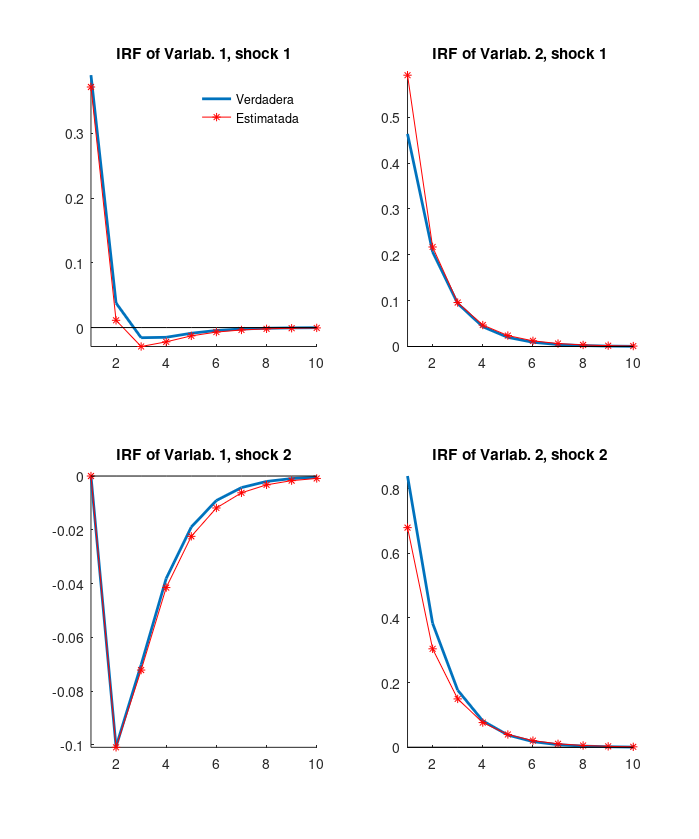

Write the MATLAB code that produced this figure.
%--------------------------------------------------------------------------
% Simulación de series y luego estimación del modelo VAR estructural
% Propósito: Este programa está hecho para mostrar a los alumnos de MC3 en 
%            la Universidad de Chile, como simular series (DGP) para 
%            estimar un VAR(1). Luego a partir de estas series simuladas, 
%            se estima el proceso de forma reducida y se calculan las IRF 
%            del DGP y del proceso estimado
%--------------------------------------------------------------------------

clc
clear
close all

%% Creando el DGP

% Largo del periodo
T = 150;
% Numero de variables
k = 2;  

% Parametros de la forma estructural (Si el proceso es triangular)
B       = [2.5, 0; -1.19, 1]; 
% Si quiere simular un proceso donde la matriz B es no triangular, puede
% usar la siguiente B
% B     = [1, -5.12; 2.19, 1]; % 
Phi_1   = [0.6, -0.3; -0.3, 0.6];

% Los parametros de la forma reducida serian:
inv_B   = B^(-1);
A_uno   = inv_B*Phi_1;

% Verificar si el proceso es estacionario
[V, C] = eig(A_uno);
eigenvalues = max(C); 
dominant_root = max(max(abs(C)))
assert( abs(dominant_root) <1) 

% Simulando shocks estructurales
% Fijando la semilla
randn('seed',0)                  
% Shocks ortogonales
varepsilon = mvnrnd(zeros(k,1),eye(k),T)'; 

% Los chocks de forma reducida
u = inv_B*varepsilon; 

% Generando los datos. Con punto de partida cero
Y = zeros(k,T); 
Y(:,1) =  u(:,1);
for t=2:T
    Y(:,t) = A_uno*Y(:,t-1) + u(:,t);
end

%% Calculando las verdaderas IRF a partir del DGP

T_irf    = 10;
IRF_true = zeros(2*k,T_irf);

epsilon1 = 1*std(varepsilon(1,:));
epsilon2 = 1*std(varepsilon(2,:));

v = inv_B*[epsilon1; 0];  
IRF_true(1:2,1) = v;
for t = 2:T_irf
    IRF_true(1:2,t) = A_uno*IRF_true(1:2,t-1);
end

v = inv_B*[0; epsilon2];  
IRF_true(3:4,1) = v;
for t = 2:T_irf
    IRF_true(3:4,t) = A_uno*IRF_true(3:4,t-1);
end

%% Estimando las IRF

X = Y(:,1:T-1)'; 
y = Y(:,2:T)';

% estimacion
A_uno_hat = (X'*X)^(-1)*X'*y;
Sigma_hat = (y-X*A_uno_hat)'*(y-X*A_uno_hat)/T

A_uno_hat = A_uno_hat';
A_uno_hat
A_uno

Sigma_hat
Sigma = inv_B*inv_B'

inv_B_hat = chol(Sigma_hat)'
inv_B_hat
inv_B

% IRFs
IRF_hat = zeros(2*k,T_irf);
T_irf    = 10;
v = inv_B_hat*[epsilon1; 0];  
IRF_hat(1:2,1) = v;
for t = 2:T_irf
    IRF_hat(1:2,t) = A_uno_hat*IRF_hat(1:2,t-1);
end

v = inv_B_hat*[0; epsilon2];  
IRF_hat(3:4,1) = v;
for t = 2:T_irf
    IRF_hat(3:4,t) = A_uno_hat*IRF_hat(3:4,t-1);
end

%% Graficas

figure(1)
 
    subplot(2,2,1)
plot(IRF_true(1,:), 'linewidth', 2), hold on
plot(IRF_hat(1,:), '-* r'), hold on
plot(zeros(T_irf,1), 'k')
title('IRF of Variab. 1, shock 1'), axis([1 T_irf -Inf Inf]), set(gca,'box','off')
legend('Verdadera', 'Estimatada', 'Location', 'NorthEast'), legend('boxoff')

    subplot(2,2,2)
plot(IRF_true(2,:), 'linewidth', 2), hold on
plot(IRF_hat(2,:), '-* r'), hold on
plot(zeros(T_irf,1), 'k')
title('IRF of Variab. 2, shock 1'), axis([1 T_irf -Inf Inf]), set(gca,'box','off')

    subplot(2,2,3)
plot(IRF_true(3,:), 'linewidth', 2), hold on
plot(IRF_hat(3,:), '-* r'), hold on
plot(zeros(T_irf,1), 'k')
title('IRF of Variab. 1, shock 2'), axis([1 T_irf -Inf Inf]), set(gca,'box','off')
    
    subplot(2,2,4)
plot(IRF_true(4,:), 'linewidth', 2), hold on
plot(IRF_hat(4,:), '-* r'), hold on
plot(zeros(T_irf,1), 'k')
title('IRF of Variab. 2, shock 2'), axis([1 T_irf -Inf Inf]), set(gca,'box','off')

set(gcf, 'PaperPositionMode', 'auto');
set(gcf,'Position',[0 0 1000*.7 1200*.7])
%print('-painters', '-dpdf','-r600', 'D:\Dropbox\..');



